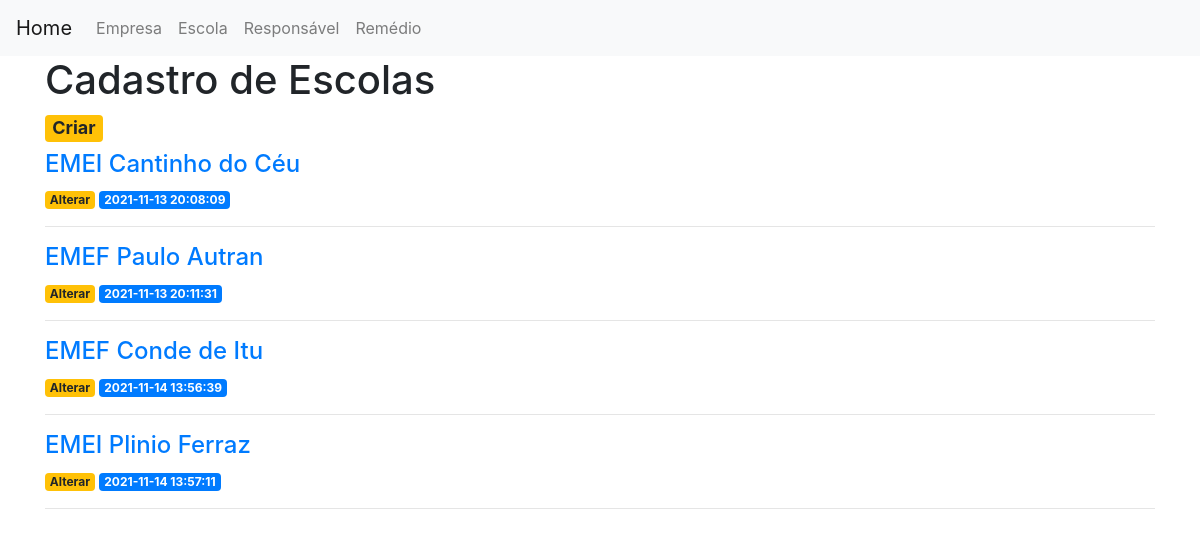
The app's page /escola with its own data.
### tables this page shows
CREATE TABLE escola (
    idescola INTEGER PRIMARY KEY AUTOINCREMENT,
    created TIMESTAMP NOT NULL DEFAULT CURRENT_TIMESTAMP,
    nome TEXT NOT NULL
);

### app.py (the view)
@app.route('/escola')
def view_escola():
    conn = get_db_connection()
    escolas = conn.execute('SELECT * FROM escola').fetchall()
    conn.close()
    return render_template('escola.html', posts=escolas)

### app.py (called while the page is built)
def get_db_connection():
    conn = sqlite3.connect('database.db')
    conn.row_factory = sqlite3.Row
    return conn

### templates/escola.html
{% extends 'base.html' %}
{% block content %}
    <h1>{% block title %} Cadastro de Escolas {% endblock %}</h1>
    <h4> <a href="{{ url_for('create_escola')}}">
            <span class="badge badge-warning">Criar</span>
            </a>
    </h4>
    {% for post in posts %}
        <a href="{{ url_for('post_escola', post_escolaid=post['idescola']) }}">
            <h4>{{ post['nome'] }}</h4>
        </a>
        <a href="{{ url_for('edit_escola', id=post['idescola']) }}">
            <span class="badge badge-warning">Alterar</span>
        </a>
        <span class="badge badge-primary">{{ post['created'] }}</span>
        <hr>
    {% endfor %}
{% endblock %}

### records on screen
escola: nome "EMEI Cantinho do Céu", created "2021-11-13 20:08:09"
escola: nome "EMEF Paulo Autran", created "2021-11-13 20:11:31"
escola: nome "EMEF Conde de Itu", created "2021-11-14 13:56:39"
escola: nome "EMEI Plinio Ferraz", created "2021-11-14 13:57:11"
